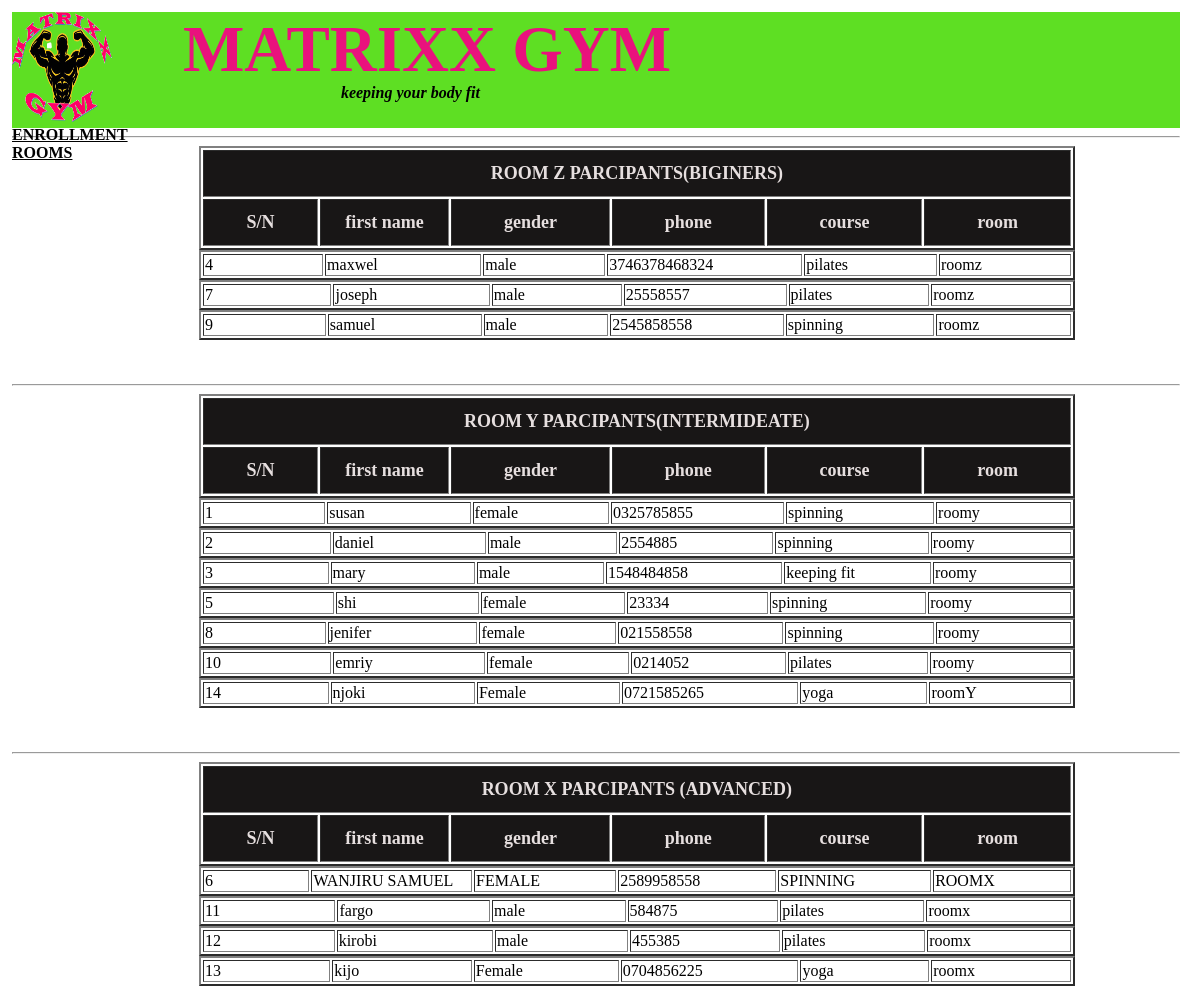
Page /room/ on the committed database.
### gymapp/models.py (models this page shows, shortened)
class gymdatabase(models.Model):
    fname=models.CharField(max_length=200 ,null=False,blank=False)
    gender=models.CharField(max_length=30 ,null=False,blank=False)
    email=models.EmailField(max_length=200 ,null=False,blank=False)
    phone=models.CharField(max_length=55 ,null=False,blank=False)
    course=models.CharField(max_length=55 ,null=False,blank=False)
    room=models.CharField(max_length=55 ,null=False,blank=False)
    price=models.CharField(max_length=55 ,null=True,blank=False)
    created=models.DateTimeField(auto_now_add=True)

### gymapp/views.py (the view)
# urls.py: path('room/',views.room,name="room"),
def room(request):
    rooz=gymdatabase.objects.filter(room__contains='roomz').values()
    rooy=gymdatabase.objects.filter(room__contains='roomy').values()
    roox=gymdatabase.objects.filter(room__contains='roomx').values()
    context={'roomz':rooz,'roomx':roox,'roomy':rooy}
    return render(request,'room.html',context)

### gymapp/templates/room.html (shortened to what this page needs)
{% load static %}
<!DOCTYPE html>
<html>
    <head>
    </head>
    {% include 'main.html' %}
    {% block content  %}
<body id="body">
<table border="2" width="75%" >
    <tr>
        <th colspan="6">ROOM Z PARCIPANTS(BIGINERS) </th>
    </tr>
    <tr>
        <th width="2.3%">S/N</th>
        <th width="2.3%">first name</th>
        <th width="3%">gender </th>
        <th width="3%">phone</th>
        <th width="3%">course</th>
        <th width="3%">room</th>
    </tr>
</table>
{% for r in roomz %}
<table border="2" width="75%">
    <tr>
        <td width="3.2%">{{r.id}}</td>
        <td width="3.5%">{{r.fname}}</td>
        <td width="3%">{{r.gender}}</td>
        <td width="3%">{{r.phone}} </td>
        <td width="3%">{{r.course}} </td>
        <td width="3%" >{{r.room}}</td>
    </tr>
   {% endfor %}
</table>
<br>
<br>
<hr>
<table border="2" width="75%" >
    <tr>
        <th colspan="6"> ROOM Y PARCIPANTS(INTERMIDEATE) </th>
    </tr>
    <tr>
        <th width="2.3%">S/N</th>
        <th width="2.3%">first name</th>
        <th width="3%">gender </th>
        <th width="3%">phone</th>
        <th width="3%">course</th>
        <th width="3%">room</th>
    </tr>
</table>
{% for ry in roomy %}
<table border="2" width="75%">
    <tr>
        <td width="3.2%">{{ry.id}}</td>
        <td width="3.5%">{{ry.fname}}</td>
        <td width="3%">{{ry.gender}}</td>
        <td width="3%">{{ry.phone}} </td>
        <td width="3%">{{ry.course}} </td>
        <td width="3%" >{{ry.room}}</td>
    </tr>
   {% endfor %}
</table>
<br>
<br>
<hr>
<table border="2" width="75%" >
    <tr>
        <th colspan="6"> ROOM X PARCIPANTS (ADVANCED)</th>
    </tr>
    <tr>
        <th width="2.3%">S/N</th>
        <th width="2.3%">first name</th>
        <th width="3%">gender </th>
        <th width="3%">phone</th>
        <th width="3%">course</th>
        <th width="3%">room</th>
    </tr>
</table>
{% for rx in roomx %}
<table border="2" width="75%">
    <tr>
        <td width="3.2%">{{rx.id}}</td>
        <td width="3.5%">{{rx.fname}}</td>
        <td width="3%">{{rx.gender}}</td>
        <td width="3%">{{rx.phone}} </td>
        <td width="3%">{{rx.course}} </td>
        <td width="3%" >{{rx.room}}</td>
    </tr>
   {% endfor %}
</table>
{% endblock content %}
    </body>
</html>

### gymapp/templates/main.html (shortened to what this page needs)
{% load static %}
<!DOCTYPE html>
    <head>
    </head>
    <html>
        <body>
    <div id="main">
    <a href="{% url 'home' %}">
        <img src="{% static 'pic.png' %}" alt="logo" width="100" height="110"></a>
        <h1> MATRIXX GYM </h1>
        <h5> keeping your body fit </h5>
     <a href="{% url 'enroll' %}">ENROLLMENT</a> <a href="{% url 'room' %}">ROOMS</a>
    </div>
    <hr>
</body>
</html>

### gymapp/templates/room.html (style rules this page uses)
#body { align-items: center; margin-top: 0%; margin-left: 0%; align-content: center; padding: 12px; }
th { color: rgb(230, 223, 223); font-size: large; background-color: rgb(24, 22, 22); padding: 12px; }
a { padding-right: 6px; font-weight: bold; color: black; border-radius: 6px; text-align: center; margin-left: 0%; margin-top: 36%; }
table { margin-left: 16%; }

### gymapp/templates/main.html (style rules this page uses)
h1 { font-family: 'Times New Roman', Times, serif; color: rgb(233, 18, 125); font-size: 65px; text-align: left; float:right; margin-right: 509px; margin-top: 0%; }
h5 { text-align: left; float:right; margin-right: 700px; font-style: italic; font-size: medium; padding-top: 0%; margin-top: -4%; }
#main { background-color: rgb(94, 223, 35); position: sticky; box-shadow: rgb(26, 22, 22); height: 116px; }
a { margin-top: 12px; }

### rows in the picture
gymdatabase: id "4", fname "maxwel", gender "male", phone "3746378468324", course "pilates", room "roomz"
gymdatabase: id "7", fname "joseph", gender "male", phone "25558557", course "pilates", room "roomz"
gymdatabase: id "9", fname "samuel", gender "male", phone "2545858558", course "spinning", room "roomz"
gymdatabase: id "1", fname "susan", gender "female", phone "0325785855", course "spinning", room "roomy"
gymdatabase: id "2", fname "daniel", gender "male", phone "2554885", course "spinning", room "roomy"
gymdatabase: id "3", fname "mary", gender "male", phone "1548484858", course "keeping fit", room "roomy"
gymdatabase: id "5", fname "shi", gender "female", phone "23334", course "spinning", room "roomy"
gymdatabase: id "8", fname "jenifer", gender "female", phone "021558558", course "spinning", room "roomy"
gymdatabase: id "10", fname "emriy", gender "female", phone "0214052", course "pilates", room "roomy"
gymdatabase: id "14", fname "njoki", gender "Female", phone "0721585265", course "yoga", room "roomY"
gymdatabase: id "6", fname "WANJIRU SAMUEL", gender "FEMALE", phone "2589958558", course "SPINNING", room "ROOMX"
gymdatabase: id "11", fname "fargo", gender "male", phone "584875", course "pilates", room "roomx"
gymdatabase: id "12", fname "kirobi", gender "male", phone "455385", course "pilates", room "roomx"
gymdatabase: id "13", fname "kijo", gender "Female", phone "0704856225", course "yoga", room "roomx"
